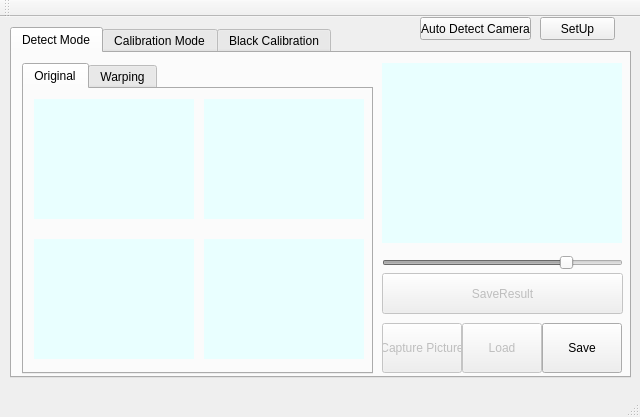
<?xml version="1.0" encoding="UTF-8"?>
<ui version="4.0">
 <class>MainWindow</class>
 <widget class="QMainWindow" name="MainWindow">
  <property name="geometry">
   <rect>
    <x>0</x>
    <y>0</y>
    <width>640</width>
    <height>417</height>
   </rect>
  </property>
  <property name="windowTitle">
   <string>MainWindow</string>
  </property>
  <widget class="QWidget" name="centralWidget">
   <widget class="QTabWidget" name="tabWidget">
    <property name="geometry">
     <rect>
      <x>10</x>
      <y>10</y>
      <width>621</width>
      <height>351</height>
     </rect>
    </property>
    <property name="currentIndex">
     <number>0</number>
    </property>
    <widget class="QWidget" name="DetectTab">
     <attribute name="title">
      <string>Detect Mode</string>
     </attribute>
     <widget class="QPushButton" name="CapturePicture">
      <property name="enabled">
       <bool>false</bool>
      </property>
      <property name="geometry">
       <rect>
        <x>370</x>
        <y>270</y>
        <width>80</width>
        <height>50</height>
       </rect>
      </property>
      <property name="text">
       <string>Capture Picture</string>
      </property>
     </widget>
     <widget class="QLabel" name="CapResultLabel">
      <property name="geometry">
       <rect>
        <x>370</x>
        <y>10</y>
        <width>240</width>
        <height>180</height>
       </rect>
      </property>
      <property name="styleSheet">
       <string notr="true">background-color: rgb(233, 255, 255);</string>
      </property>
      <property name="text">
       <string/>
      </property>
     </widget>
     <widget class="QPushButton" name="LoadCapPic">
      <property name="enabled">
       <bool>false</bool>
      </property>
      <property name="geometry">
       <rect>
        <x>450</x>
        <y>270</y>
        <width>80</width>
        <height>50</height>
       </rect>
      </property>
      <property name="text">
       <string>Load</string>
      </property>
     </widget>
     <widget class="QTabWidget" name="tabWidget_2">
      <property name="geometry">
       <rect>
        <x>10</x>
        <y>10</y>
        <width>351</width>
        <height>311</height>
       </rect>
      </property>
      <property name="currentIndex">
       <number>0</number>
      </property>
      <widget class="QWidget" name="tab_2">
       <attribute name="title">
        <string>Original</string>
       </attribute>
       <widget class="QLabel" name="FilterLabel2">
        <property name="geometry">
         <rect>
          <x>180</x>
          <y>10</y>
          <width>160</width>
          <height>120</height>
         </rect>
        </property>
        <property name="styleSheet">
         <string notr="true">background-color: rgb(233, 255, 255);</string>
        </property>
        <property name="text">
         <string/>
        </property>
       </widget>
       <widget class="QLabel" name="FilterLabel4">
        <property name="geometry">
         <rect>
          <x>180</x>
          <y>150</y>
          <width>160</width>
          <height>120</height>
         </rect>
        </property>
        <property name="styleSheet">
         <string notr="true">background-color: rgb(233, 255, 255);</string>
        </property>
        <property name="text">
         <string/>
        </property>
       </widget>
       <widget class="QLabel" name="FilterLabel1">
        <property name="geometry">
         <rect>
          <x>10</x>
          <y>10</y>
          <width>160</width>
          <height>120</height>
         </rect>
        </property>
        <property name="styleSheet">
         <string notr="true">background-color: rgb(233, 255, 255);</string>
        </property>
        <property name="text">
         <string/>
        </property>
       </widget>
       <widget class="QLabel" name="FilterLabel3">
        <property name="geometry">
         <rect>
          <x>10</x>
          <y>150</y>
          <width>160</width>
          <height>120</height>
         </rect>
        </property>
        <property name="styleSheet">
         <string notr="true">background-color: rgb(233, 255, 255);</string>
        </property>
        <property name="text">
         <string/>
        </property>
       </widget>
      </widget>
      <widget class="QWidget" name="tab_3">
       <attribute name="title">
        <string>Warping</string>
       </attribute>
       <widget class="QLabel" name="WarpFilterLabel1">
        <property name="geometry">
         <rect>
          <x>10</x>
          <y>10</y>
          <width>160</width>
          <height>120</height>
         </rect>
        </property>
        <property name="styleSheet">
         <string notr="true">background-color: rgb(233, 255, 255);</string>
        </property>
        <property name="text">
         <string/>
        </property>
       </widget>
       <widget class="QLabel" name="WarpFilterLabel2">
        <property name="geometry">
         <rect>
          <x>180</x>
          <y>10</y>
          <width>160</width>
          <height>120</height>
         </rect>
        </property>
        <property name="styleSheet">
         <string notr="true">background-color: rgb(233, 255, 255);</string>
        </property>
        <property name="text">
         <string/>
        </property>
       </widget>
       <widget class="QLabel" name="WarpFilterLabel3">
        <property name="geometry">
         <rect>
          <x>10</x>
          <y>150</y>
          <width>160</width>
          <height>120</height>
         </rect>
        </property>
        <property name="styleSheet">
         <string notr="true">background-color: rgb(233, 255, 255);</string>
        </property>
        <property name="text">
         <string/>
        </property>
       </widget>
       <widget class="QLabel" name="WarpFilterLabel4">
        <property name="geometry">
         <rect>
          <x>180</x>
          <y>150</y>
          <width>160</width>
          <height>120</height>
         </rect>
        </property>
        <property name="styleSheet">
         <string notr="true">background-color: rgb(233, 255, 255);</string>
        </property>
        <property name="text">
         <string/>
        </property>
       </widget>
       <widget class="QLabel" name="label">
        <property name="geometry">
         <rect>
          <x>180</x>
          <y>130</y>
          <width>161</width>
          <height>16</height>
         </rect>
        </property>
        <property name="styleSheet">
         <string notr="true">background-color: rgb(0, 0, 255);</string>
        </property>
        <property name="text">
         <string/>
        </property>
       </widget>
       <widget class="QLabel" name="label_2">
        <property name="geometry">
         <rect>
          <x>10</x>
          <y>270</y>
          <width>161</width>
          <height>16</height>
         </rect>
        </property>
        <property name="styleSheet">
         <string notr="true">background-color: rgb(0, 255, 0);</string>
        </property>
        <property name="text">
         <string/>
        </property>
       </widget>
       <widget class="QLabel" name="label_3">
        <property name="geometry">
         <rect>
          <x>180</x>
          <y>270</y>
          <width>161</width>
          <height>16</height>
         </rect>
        </property>
        <property name="styleSheet">
         <string notr="true">background-color: rgb(255, 0, 0);</string>
        </property>
        <property name="text">
         <string/>
        </property>
       </widget>
      </widget>
     </widget>
     <widget class="QPushButton" name="saveResultButtom">
      <property name="enabled">
       <bool>false</bool>
      </property>
      <property name="geometry">
       <rect>
        <x>370</x>
        <y>220</y>
        <width>241</width>
        <height>41</height>
       </rect>
      </property>
      <property name="text">
       <string>SaveResult</string>
      </property>
     </widget>
     <widget class="QSlider" name="CapResultSlider">
      <property name="enabled">
       <bool>false</bool>
      </property>
      <property name="geometry">
       <rect>
        <x>370</x>
        <y>200</y>
        <width>241</width>
        <height>19</height>
       </rect>
      </property>
      <property name="maximum">
       <number>255</number>
      </property>
      <property name="value">
       <number>200</number>
      </property>
      <property name="orientation">
       <enum>Qt::Horizontal</enum>
      </property>
     </widget>
     <widget class="QPushButton" name="SaveCap">
      <property name="geometry">
       <rect>
        <x>530</x>
        <y>270</y>
        <width>80</width>
        <height>50</height>
       </rect>
      </property>
      <property name="text">
       <string>Save</string>
      </property>
     </widget>
    </widget>
    <widget class="QWidget" name="CalibrationTab">
     <attribute name="title">
      <string>Calibration Mode</string>
     </attribute>
     <widget class="QStackedWidget" name="stackedWidget">
      <property name="geometry">
       <rect>
        <x>210</x>
        <y>10</y>
        <width>391</width>
        <height>311</height>
       </rect>
      </property>
      <property name="currentIndex">
       <number>0</number>
      </property>
      <widget class="QWidget" name="page_2">
       <widget class="QLabel" name="CalLabel2">
        <property name="geometry">
         <rect>
          <x>180</x>
          <y>0</y>
          <width>160</width>
          <height>120</height>
         </rect>
        </property>
        <property name="styleSheet">
         <string notr="true">background-color: rgb(233, 255, 255);</string>
        </property>
        <property name="text">
         <string/>
        </property>
       </widget>
       <widget class="QLabel" name="CalLabel4">
        <property name="geometry">
         <rect>
          <x>180</x>
          <y>130</y>
          <width>160</width>
          <height>120</height>
         </rect>
        </property>
        <property name="styleSheet">
         <string notr="true">background-color: rgb(233, 255, 255);</string>
        </property>
        <property name="text">
         <string/>
        </property>
       </widget>
       <widget class="QLabel" name="CalLabel3">
        <property name="geometry">
         <rect>
          <x>10</x>
          <y>130</y>
          <width>160</width>
          <height>120</height>
         </rect>
        </property>
        <property name="styleSheet">
         <string notr="true">background-color: rgb(233, 255, 255);</string>
        </property>
        <property name="text">
         <string/>
        </property>
       </widget>
       <widget class="QLabel" name="CalLabel1">
        <property name="geometry">
         <rect>
          <x>10</x>
          <y>0</y>
          <width>160</width>
          <height>120</height>
         </rect>
        </property>
        <property name="styleSheet">
         <string notr="true">background-color: rgb(233, 255, 255);</string>
        </property>
        <property name="lineWidth">
         <number>1</number>
        </property>
        <property name="text">
         <string/>
        </property>
       </widget>
       <widget class="QPushButton" name="LoadCalButtom">
        <property name="geometry">
         <rect>
          <x>160</x>
          <y>260</y>
          <width>160</width>
          <height>50</height>
         </rect>
        </property>
        <property name="text">
         <string>Load Calibration Pic From File</string>
        </property>
       </widget>
       <widget class="QPushButton" name="CaptureCalButtom">
        <property name="geometry">
         <rect>
          <x>0</x>
          <y>260</y>
          <width>160</width>
          <height>50</height>
         </rect>
        </property>
        <property name="text">
         <string>Capture the Calibration Pictures</string>
        </property>
       </widget>
       <widget class="QPushButton" name="SaveCalButtom">
        <property name="geometry">
         <rect>
          <x>320</x>
          <y>260</y>
          <width>71</width>
          <height>50</height>
         </rect>
        </property>
        <property name="text">
         <string>Save</string>
        </property>
       </widget>
      </widget>
      <widget class="QWidget" name="page">
       <widget class="QLabel" name="WarpCalLabel1">
        <property name="geometry">
         <rect>
          <x>10</x>
          <y>0</y>
          <width>160</width>
          <height>120</height>
         </rect>
        </property>
        <property name="styleSheet">
         <string notr="true">background-color: rgb(233, 255, 255);</string>
        </property>
        <property name="text">
         <string/>
        </property>
       </widget>
       <widget class="QLabel" name="WarpCalLabel2">
        <property name="geometry">
         <rect>
          <x>180</x>
          <y>0</y>
          <width>160</width>
          <height>120</height>
         </rect>
        </property>
        <property name="styleSheet">
         <string notr="true">background-color: rgb(233, 255, 255);</string>
        </property>
        <property name="text">
         <string/>
        </property>
       </widget>
       <widget class="QLabel" name="WarpCalLabel3">
        <property name="geometry">
         <rect>
          <x>10</x>
          <y>130</y>
          <width>160</width>
          <height>120</height>
         </rect>
        </property>
        <property name="styleSheet">
         <string notr="true">background-color: rgb(233, 255, 255);</string>
        </property>
        <property name="text">
         <string/>
        </property>
       </widget>
       <widget class="QLabel" name="WarpCalLabel4">
        <property name="geometry">
         <rect>
          <x>180</x>
          <y>130</y>
          <width>160</width>
          <height>120</height>
         </rect>
        </property>
        <property name="styleSheet">
         <string notr="true">background-color: rgb(233, 255, 255);</string>
        </property>
        <property name="text">
         <string/>
        </property>
       </widget>
      </widget>
      <widget class="QWidget" name="page_3">
       <widget class="QLabel" name="CalResultLabel">
        <property name="geometry">
         <rect>
          <x>10</x>
          <y>0</y>
          <width>320</width>
          <height>240</height>
         </rect>
        </property>
        <property name="styleSheet">
         <string notr="true">background-color: rgb(233, 255, 255);</string>
        </property>
        <property name="text">
         <string/>
        </property>
       </widget>
      </widget>
     </widget>
     <widget class="QListWidget" name="ProgressList">
      <property name="geometry">
       <rect>
        <x>10</x>
        <y>10</y>
        <width>191</width>
        <height>311</height>
       </rect>
      </property>
      <property name="currentRow">
       <number>0</number>
      </property>
      <item>
       <property name="text">
        <string>Capture Calibration Picture</string>
       </property>
      </item>
      <item>
       <property name="text">
        <string>See The Warping Result</string>
       </property>
      </item>
      <item>
       <property name="text">
        <string>The Stitching Result of the Calibration Photo</string>
       </property>
      </item>
     </widget>
    </widget>
    <widget class="QWidget" name="tab">
     <attribute name="title">
      <string>Black Calibration</string>
     </attribute>
     <widget class="QLabel" name="BlackReflabel1">
      <property name="geometry">
       <rect>
        <x>10</x>
        <y>10</y>
        <width>160</width>
        <height>120</height>
       </rect>
      </property>
      <property name="styleSheet">
       <string notr="true">background-color: rgb(233, 255, 255);</string>
      </property>
      <property name="text">
       <string/>
      </property>
     </widget>
     <widget class="QLabel" name="BlackReflabel2">
      <property name="geometry">
       <rect>
        <x>180</x>
        <y>10</y>
        <width>160</width>
        <height>120</height>
       </rect>
      </property>
      <property name="styleSheet">
       <string notr="true">background-color: rgb(233, 255, 255);</string>
      </property>
      <property name="text">
       <string/>
      </property>
     </widget>
     <widget class="QLabel" name="BlackReflabel3">
      <property name="geometry">
       <rect>
        <x>10</x>
        <y>140</y>
        <width>160</width>
        <height>120</height>
       </rect>
      </property>
      <property name="styleSheet">
       <string notr="true">background-color: rgb(233, 255, 255);</string>
      </property>
      <property name="text">
       <string/>
      </property>
     </widget>
     <widget class="QLabel" name="BlackReflabel4">
      <property name="geometry">
       <rect>
        <x>180</x>
        <y>140</y>
        <width>160</width>
        <height>120</height>
       </rect>
      </property>
      <property name="styleSheet">
       <string notr="true">background-color: rgb(233, 255, 255);</string>
      </property>
      <property name="text">
       <string/>
      </property>
     </widget>
     <widget class="QPushButton" name="LBlackRefButton">
      <property name="enabled">
       <bool>false</bool>
      </property>
      <property name="geometry">
       <rect>
        <x>10</x>
        <y>270</y>
        <width>161</width>
        <height>41</height>
       </rect>
      </property>
      <property name="text">
       <string>Load Black Ref</string>
      </property>
     </widget>
     <widget class="QPushButton" name="CaptureBLRef">
      <property name="geometry">
       <rect>
        <x>180</x>
        <y>270</y>
        <width>161</width>
        <height>41</height>
       </rect>
      </property>
      <property name="text">
       <string>Capture Black Ref</string>
      </property>
     </widget>
     <widget class="QPushButton" name="SaveBlackRef">
      <property name="geometry">
       <rect>
        <x>350</x>
        <y>270</y>
        <width>251</width>
        <height>41</height>
       </rect>
      </property>
      <property name="text">
       <string>Save Black Ref</string>
      </property>
     </widget>
    </widget>
   </widget>
   <widget class="QPushButton" name="AutoDetectButtom">
    <property name="geometry">
     <rect>
      <x>420</x>
      <y>0</y>
      <width>111</width>
      <height>23</height>
     </rect>
    </property>
    <property name="text">
     <string>Auto Detect Camera</string>
    </property>
   </widget>
   <widget class="QPushButton" name="SetUpButton">
    <property name="geometry">
     <rect>
      <x>540</x>
      <y>0</y>
      <width>75</width>
      <height>23</height>
     </rect>
    </property>
    <property name="text">
     <string>SetUp</string>
    </property>
   </widget>
  </widget>
  <widget class="QMenuBar" name="menuBar">
   <property name="geometry">
    <rect>
     <x>0</x>
     <y>0</y>
     <width>640</width>
     <height>21</height>
    </rect>
   </property>
  </widget>
  <widget class="QToolBar" name="mainToolBar">
   <attribute name="toolBarArea">
    <enum>TopToolBarArea</enum>
   </attribute>
   <attribute name="toolBarBreak">
    <bool>false</bool>
   </attribute>
  </widget>
  <widget class="QStatusBar" name="statusBar"/>
 </widget>
 <layoutdefault spacing="6" margin="11"/>
 <resources/>
 <connections/>
</ui>
